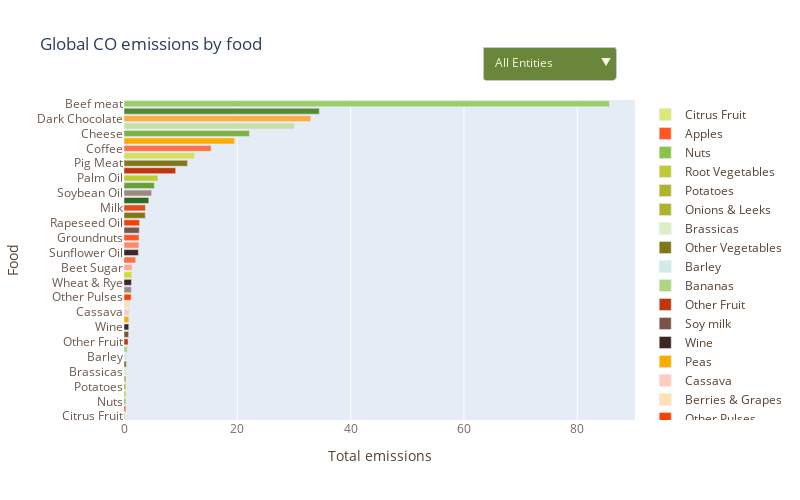

Notebook code cell kept with this figure:
### Code cell
import plotly.graph_objects as go

# Gráfico de todas las food
# Cálculo de las emisiones totales de comida
fod['Total_Food_Emissions'] = fod.iloc[:, 2:9].sum(axis=1)

# Ordenar el DataFrame por las emisiones totales
df_sorted = fod.sort_values('Total_Food_Emissions', ascending=True)

# Lista de colores
n_colors = 43  # Número deseado de colores
# palette = sns.color_palette("bright", n_colors)
palette = ["#FF5722", "#AED581", "#D0ECE7", "#9CCC65", "#C5E1A5", "#FFAB91", "#FFE0B2",  
           "#DCEDC8", "#FF8A65", "#FFCCBC", "#7CB342", "#DCE775", "#FF7043", "#FFAB40", 
           "#689F38", "#D4E157", "#FF5722", "#558B2F", "#CDDC39", "#E64A19", "#8BC34A",
           "#FF6E40", "#33691E", "#AFB42B", "#BF360C", "#FF3D00", "#827717", "#C0CA33", 
           "#FFAB00", "#827717", "#AFB42B", "#BF360C", "#FF3D00", "#827717", "#C0CA33", 
           "#FFAB00", "#795548", "#A1887F", "#3E2723", "#795548", "#A1887F", "#3E2723", "#3E2723"]


# Crear la figura
fig = go.Figure()

# Crear una lista de barras utilizando go.Bar para cada entidad
data = []
for i, row in df_sorted.iterrows():
    entity = row['Entity']
    bar = go.Bar(
        x=[row['Total_Food_Emissions']],
        y=[entity],
        orientation='h',
        visible=True,
        marker=dict(color=palette[i]),
        name=entity  # Asignar el nombre de la entidad a la barra
    )
    fig.add_trace(bar)
    



# Configuración del diseño del gráfico
fig.update_layout(
    title='Global CO emissions by food',
    xaxis=dict(
        title='Total emissions',
        title_font=dict(color='#59412f')),
    yaxis=dict(
        title='Food',
        title_font=dict(color='#59412f')),
    legend=dict(x=1.02, y=1,
                title_font=dict(color='#59412f'),
                font=dict(color='#59412f')),
    height=500,
    width=800,
    updatemenus=[
        dict(
            buttons=list([
                dict(
                    args=[{"visible": [True if x else False for x in df_sorted['Animal_origin']]}],
                    label="Animal Origin",
                    method="update"
                ),
                dict(
                    args=[{"visible": [True if not x else False for x in df_sorted['Animal_origin']]}],
                    label="Vegetable Origin",
                    method="update"
                ),
                dict(
                    args=[{"visible": [True] * len(df_sorted)}],
                    label="All Entities",
                    method="update"
                )
            ]),
            direction="down",
            pad={"r": 10, "t": 10},
            showactive=True,
            x=0.7,
            xanchor="left",
            y=1.2,
            yanchor="top",
            bgcolor="#6a863b",
            active=2,
            font=dict(color='#F5F5DC')
        
        ),
    ]
)

# Ordenar las barras en el eje Y
fig.update_yaxes(
    tickfont=dict(color='#6C584C'),
    type='category',
    categoryorder='array',
    categoryarray=df_sorted['Entity']
)

# Exe x
fig.update_xaxes(
    tickfont=dict(color='#7E675E')
)

fig.show()

### Figure 1 — Plotly figure (JSON) as saved in the notebook; plotly's stock layout.template omitted (floating-point values rounded to 4 significant figures)
{"data": [{"marker": {"color": "#DCE775"}, "name": "Citrus Fruit", "orientation": "h", "type": "bar", "visible": true, "x": [0.2713], "y": ["Citrus Fruit"]}, {"marker": {"color": "#FF5722"}, "name": "Apples", "orientation": "h", "type": "bar", "visible": true, "x": [0.3131], "y": ["Apples"]}, {"marker": {"color": "#8BC34A"}, "name": "Nuts", "orientation": "h", "type": "bar", "visible": true, "x": [0.3174], "y": ["Nuts"]}, {"marker": {"color": "#C0CA33"}, "name": "Root Vegetables", "orientation": "h", "type": "bar", "visible": true, "x": [0.32], "y": ["Root Vegetables"]}, {"marker": {"color": "#AFB42B"}, "name": "Potatoes", "orientation": "h", "type": "bar", "visible": true, "x": [0.3249], "y": ["Potatoes"]}, {"marker": {"color": "#AFB42B"}, "name": "Onions & Leeks", "orientation": "h", "type": "bar", "visible": true, "x": [0.3499], "y": ["Onions & Leeks"]}, {"marker": {"color": "#DCEDC8"}, "name": "Brassicas", "orientation": "h", "type": "bar", "visible": true, "x": [0.3915], "y": ["Brassicas"]}, {"marker": {"color": "#827717"}, "name": "Other Vegetables", "orientation": "h", "type": "bar", "visible": true, "x": [0.4184], "y": ["Other Vegetables"]}, {"marker": {"color": "#D0ECE7"}, "name": "Barley", "orientation": "h", "type": "bar", "visible": true, "x": [0.6117], "y": ["Barley"]}, {"marker": {"color": "#AED581"}, "name": "Bananas", "orientation": "h", "type": "bar", "visible": true, "x": [0.621], "y": ["Bananas"]}, {"marker": {"color": "#BF360C"}, "name": "Other Fruit", "orientation": "h", "type": "bar", "visible": true, "x": [0.7148], "y": ["Other Fruit"]}, {"marker": {"color": "#795548"}, "name": "Soy milk", "orientation": "h", "type": "bar", "visible": true, "x": [0.8153], "y": ["Soy milk"]}, {"marker": {"color": "#3E2723"}, "name": "Wine", "orientation": "h", "type": "bar", "visible": true, "x": [0.836], "y": ["Wine"]}, {"marker": {"color": "#FFAB00"}, "name": "Peas", "orientation": "h", "type": "bar", "visible": true, "x": [0.8517], "y": ["Peas"]}, {"marker": {"color": "#FFCCBC"}, "name": "Cassava", "orientation": "h", "type": "bar", "visible": true, "x": [0.9423], "y": ["Cassava"]}, {"marker": {"color": "#FFE0B2"}, "name": "Berries & Grapes", "orientation": "h", "type": "bar", "visible": true, "x": [0.9959], "y": ["Berries & Grapes"]}, {"marker": {"color": "#FF3D00"}, "name": "Other Pulses", "orientation": "h", "type": "bar", "visible": true, "x": [1.258], "y": ["Other Pulses"]}, {"marker": {"color": "#A1887F"}, "name": "Tomatoes", "orientation": "h", "type": "bar", "visible": true, "x": [1.285], "y": ["Tomatoes"]}, {"marker": {"color": "#3E2723"}, "name": "Wheat & Rye", "orientation": "h", "type": "bar", "visible": true, "x": [1.309], "y": ["Wheat & Rye"]}, {"marker": {"color": "#CDDC39"}, "name": "Maize", "orientation": "h", "type": "bar", "visible": true, "x": [1.4], "y": ["Maize"]}, {"marker": {"color": "#FFAB91"}, "name": "Beet Sugar", "orientation": "h", "type": "bar", "visible": true, "x": [1.446], "y": ["Beet Sugar"]}, {"marker": {"color": "#FF6E40"}, "name": "Oatmeal", "orientation": "h", "type": "bar", "visible": true, "x": [2.063], "y": ["Oatmeal"]}, {"marker": {"color": "#3E2723"}, "name": "Sunflower Oil", "orientation": "h", "type": "bar", "visible": true, "x": [2.533], "y": ["Sunflower Oil"]}, {"marker": {"color": "#FF8A65"}, "name": "Cane Sugar", "orientation": "h", "type": "bar", "visible": true, "x": [2.623], "y": ["Cane Sugar"]}, {"marker": {"color": "#FF5722"}, "name": "Groundnuts", "orientation": "h", "type": "bar", "visible": true, "x": [2.651], "y": ["Groundnuts"]}, {"marker": {"color": "#795548"}, "name": "Tofu", "orientation": "h", "type": "bar", "visible": true, "x": [2.694], "y": ["Tofu"]}, {"marker": {"color": "#FF3D00"}, "name": "Rapeseed Oil", "orientation": "h", "type": "bar", "visible": true, "x": [2.748], "y": ["Rapeseed Oil"]}, {"marker": {"color": "#827717"}, "name": "Rice", "orientation": "h", "type": "bar", "visible": true, "x": [3.756], "y": ["Rice"]}, {"marker": {"color": "#E64A19"}, "name": "Milk", "orientation": "h", "type": "bar", "visible": true, "x": [3.777], "y": ["Milk"]}, {"marker": {"color": "#33691E"}, "name": "Olive Oil", "orientation": "h", "type": "bar", "visible": true, "x": [4.369], "y": ["Olive Oil"]}, {"marker": {"color": "#A1887F"}, "name": "Soybean Oil", "orientation": "h", "type": "bar", "visible": true, "x": [4.877], "y": ["Soybean Oil"]}, {"marker": {"color": "#689F38"}, "name": "Eggs", "orientation": "h", "type": "bar", "visible": true, "x": [5.355], "y": ["Eggs"]}, {"marker": {"color": "#C0CA33"}, "name": "Palm Oil", "orientation": "h", "type": "bar", "visible": true, "x": [5.98], "y": ["Palm Oil"]}, {"marker": {"color": "#BF360C"}, "name": "Poultry Meat", "orientation": "h", "type": "bar", "visible": true, "x": [9.121], "y": ["Poultry Meat"]}, {"marker": {"color": "#827717"}, "name": "Pig Meat", "orientation": "h", "type": "bar", "visible": true, "x": [11.21], "y": ["Pig Meat"]}, {"marker": {"color": "#D4E157"}, "name": "Fish (farmed)", "orientation": "h", "type": "bar", "visible": true, "x": [12.47], "y": ["Fish (farmed)"]}, {"marker": {"color": "#FF7043"}, "name": "Coffee", "orientation": "h", "type": "bar", "visible": true, "x": [15.37], "y": ["Coffee"]}, {"marker": {"color": "#FFAB00"}, "name": "Shrimps (farmed)", "orientation": "h", "type": "bar", "visible": true, "x": [19.5], "y": ["Shrimps (farmed)"]}, {"marker": {"color": "#7CB342"}, "name": "Cheese", "orientation": "h", "type": "bar", "visible": true, "x": [22.13], "y": ["Cheese"]}, {"marker": {"color": "#C5E1A5"}, "name": "Beef milk", "orientation": "h", "type": "bar", "visible": true, "x": [30.08], "y": ["Beef milk"]}, {"marker": {"color": "#FFAB40"}, "name": "Dark Chocolate", "orientation": "h", "type": "bar", "visible": true, "x": [32.98], "y": ["Dark Chocolate"]}, {"marker": {"color": "#558B2F"}, "name": "Lamb", "orientation": "h", "type": "bar", "visible": true, "x": [34.48], "y": ["Lamb"]}, {"marker": {"color": "#9CCC65"}, "name": "Beef meat", "orientation": "h", "type": "bar", "visible": true, "x": [85.69], "y": ["Beef meat"]}], "layout": {"height": 500, "legend": {"font": {"color": "#59412f"}, "title": {"font": {"color": "#59412f"}}, "x": 1.02, "y": 1}, "title": {"text": "Global CO emissions by food"}, "updatemenus": [{"active": 2, "bgcolor": "#6a863b", "buttons": [{"args": [{"visible": [false, false, false, false, false, false, false, false, false, false, false, false, false, false, false, false, false, false, false, false, false, false, false, false, false, false, false, false, true, false, false, true, false, true, true, true, false, true, true, true, false, true, true]}], "label": "Animal Origin", "method": "update"}, {"args": [{"visible": [true, true, true, true, true, true, true, true, true, true, true, true, true, true, true, true, true, true, true, true, true, true, true, true, true, true, true, true, false, true, true, false, true, false, false, false, true, false, false, false, true, false, false]}], "label": "Vegetable Origin", "method": "update"}, {"args": [{"visible": [true, true, true, true, true, true, true, true, true, true, true, true, true, true, true, true, true, true, true, true, true, true, true, true, true, true, true, true, true, true, true, true, true, true, true, true, true, true, true, true, true, true, true]}], "label": "All Entities", "method": "update"}], "direction": "down", "font": {"color": "#F5F5DC"}, "pad": {"r": 10, "t": 10}, "showactive": true, "x": 0.7, "xanchor": "left", "y": 1.2, "yanchor": "top"}], "width": 800, "xaxis": {"tickfont": {"color": "#7E675E"}, "title": {"font": {"color": "#59412f"}, "text": "Total emissions"}}, "yaxis": {"categoryarray": ["Citrus Fruit", "Apples", "Nuts", "Root Vegetables", "Potatoes", "Onions & Leeks", "Brassicas", "Other Vegetables", "Barley", "Bananas", "Other Fruit", "Soy milk", "Wine", "Peas", "Cassava", "Berries & Grapes", "Other Pulses", "Tomatoes", "Wheat & Rye", "Maize", "Beet Sugar", "Oatmeal", "Sunflower Oil", "Cane Sugar", "Groundnuts", "Tofu", "Rapeseed Oil", "Rice", "Milk", "Olive Oil", "Soybean Oil", "Eggs", "Palm Oil", "Poultry Meat", "Pig Meat", "Fish (farmed)", "Coffee", "Shrimps (farmed)", "Cheese", "Beef milk", "Dark Chocolate", "Lamb", "Beef meat"], "categoryorder": "array", "tickfont": {"color": "#6C584C"}, "title": {"font": {"color": "#59412f"}, "text": "Food"}, "type": "category"}}}
